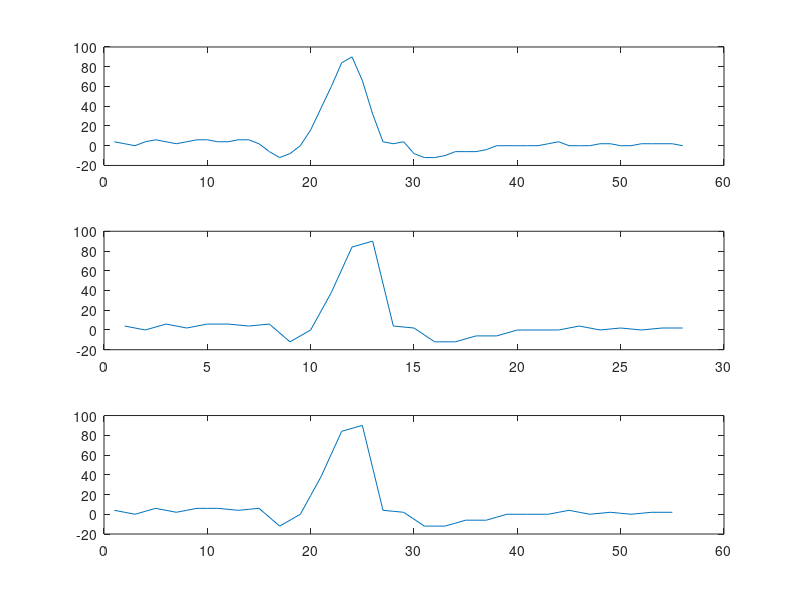

Recreate this plot in MATLAB.
clear;
x=-1*[-4 -2 0 -4 -6 -4 -2 -4 -6 -6 -4 -4 -6 -6 -2 6 12 8 0 -16 -38 -60 -84 -90 -66 -32 -4 -2 -4 8 12 12 10 6 6 6 4 0 0 0 0 0 -2 -4 0 0 0 -2 -2 0 0 -2 -2 -2 -2 0];
subplot(311);plot(x);
N=length(x);
o=1;p=1;f=1;e=2;
while o<N-2
    n=x(o)-x(o+f);
    m=x(o)-x(o+e);
    if ((n<0)&&(m<0))||((n>0)&&(m>0))
        y(p)=x(o+e);
        o=o+e;
        p=p+1;
        f=1;e=2;
    else 
      y(p)=x(o+f);
      o=o+f;
      p=p+1;
      f=2;e=3;
    end
end
w(1)=4;
for i=2:N/2-1
    w(i+1)=y(i);
end
subplot(312);plot(w);
M=length(w);
t(1)=w(1);t(2)=w((1)+w(2))/2;t(3)=w(2);
u=2;q=4;
while u<M
    h=(w(u)+w(u+1))/2;
    t(q)=h;
    t(q+1)=w(u+1);
    u=u+1;q=q+2;
end
c=0;v=0;b=0;
for g=1:M
    c=(t(g)-x(g))^2;
    v=c+v;
    b=b+x(g)^2;
end
Q=(v/b)^0.5;
subplot(313);plot(t);